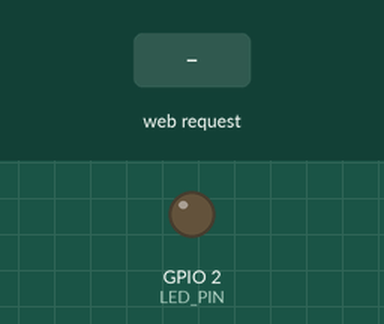
The sketch below on a simulated ESP32. Parts: output pins drawn as LEDs (lit = HIGH). Inputs (shaded band) come from the test bench. What the sketch prints to the serial monitor is not drawn.

Above: at 1.2 s.
1.3 s: HTTP request GET /on received
At 1.9 s:
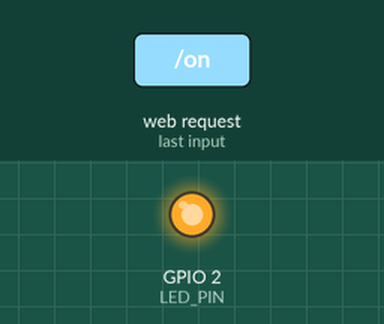
2.8 s: HTTP request GET /off received
At 4.2 s:
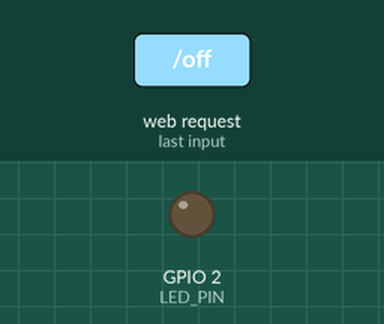
Timing chart, 0 to 5.8 s (numbered marks = the images above; inputs shaded):
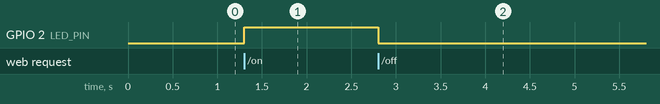

The sketch:

001.ino
```cpp
#include <WiFi.h>
#include <WebServer.h>

const char* ssid = "86866";
const char* password = "12345678";
const int LED_PIN = 2; // D2 常见为 GPIO2

WebServer server(80);

String makePage() {
  String state = digitalRead(LED_PIN) ? "ON" : "OFF";
  String html = R"rawliteral(
<!DOCTYPE html>
<html lang="zh-CN">
<head>
  <meta charset="UTF-8">
  <meta name="viewport" content="width=device-width, initial-scale=1.0">
  <title>实验2</title>
</head>
<body style="font-family:Arial; text-align:center; margin-top:50px;">
  <h1>第二部分：按钮控制 LED</h1>
  <p>当前状态：<b>)rawliteral" + state + R"rawliteral(</b></p>
  <a href="/on"><button style="padding:10px 20px;">点亮 LED</button></a>
  <a href="/off"><button style="padding:10px 20px;">熄灭 LED</button></a>
</body>
</html>
)rawliteral";
  return html;
}

void handleRoot() {
  server.send(200, "text/html; charset=UTF-8", makePage());
}

void handleOn() {
  digitalWrite(LED_PIN, HIGH);
  server.sendHeader("Location", "/");
  server.send(303);
}

void handleOff() {
  digitalWrite(LED_PIN, LOW);
  server.sendHeader("Location", "/");
  server.send(303);
}

void setup() {
  Serial.begin(115200);
  pinMode(LED_PIN, OUTPUT);
  digitalWrite(LED_PIN, LOW);

 const char* ap_ssid = "ESP32-LAB77";
const char* ap_pass = "12345678"; // 至少8位

WiFi.mode(WIFI_AP);
WiFi.softAP(ap_ssid, ap_pass);

Serial.println("AP已开启");
Serial.print("AP IP: ");
Serial.println(WiFi.softAPIP()); // 通常 192.168.4.1

  Serial.println("\n连接成功");
  Serial.print("访问地址: http://");
  Serial.println(WiFi.localIP());

  server.on("/", handleRoot);
  server.on("/on", handleOn);
  server.on("/off", handleOff);
  server.begin();
}

void loop() {
  server.handleClient();
}
```

Measured:
- after the input at 1.3 s, GPIO 2 (LED_PIN): LOW → HIGH at once
- after the input at 2.8 s, GPIO 2 (LED_PIN): HIGH → LOW at once
